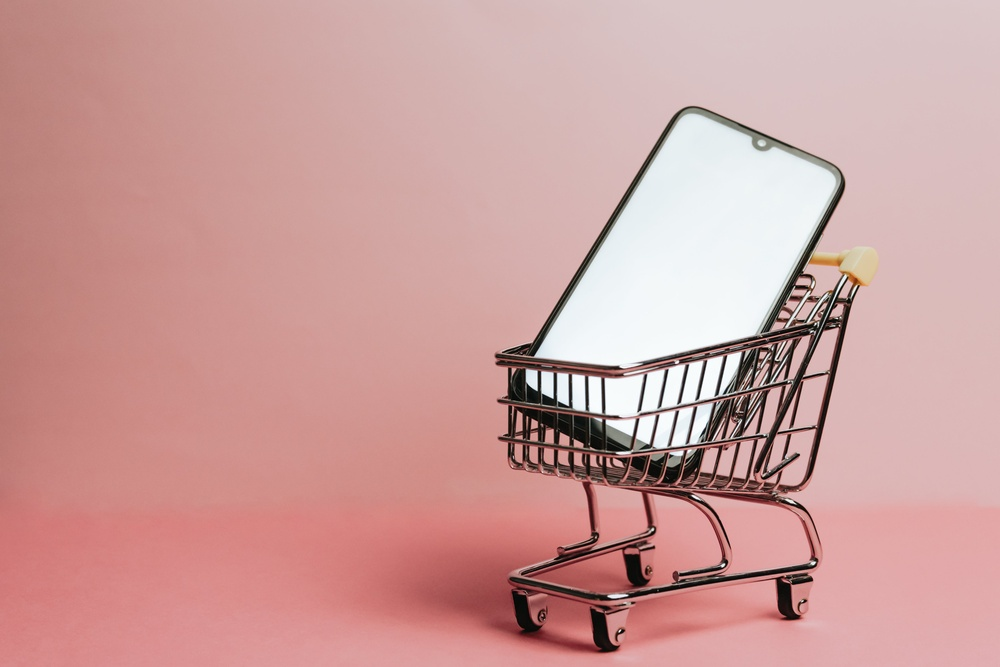
#> input picture script/imagen.jpg, 1000 x 667 px, shrunk from 4460 x 2974 before the run
$ python printtext.py
#> lines starting #> are read from the running program, lines starting #| are printed output that depends on the picture
from PIL import Image, ImageDraw, ImageFont

def imprimir_texto_en_imagen(ruta_imagen, texto, ruta_salida, posicion=(10, 10), tamaño_fuente=40, color=(255,255,255)):
    """
    Dibuja un texto sobre una imagen existente y guarda el resultado.

    ruta_imagen: ruta a la imagen de entrada
    texto: texto a dibujar
    ruta_salida: ruta donde se guardará la imagen modificada
    posicion: tupla (x, y) indicando la posición del texto
    tamaño_fuente: tamaño de la fuente
    color: color del texto, por defecto blanco
    """
#> called with ruta_imagen = 'imagen.jpg', texto = 'Hola, mundo!', ruta_salida = 'imagen_salida.png', posicion = (200, 200), tamaño_fuente = 100, color = (255, 0, 0)
    # Abrir la imagen
    imagen = Image.open(ruta_imagen).convert("RGBA")
    # Crear un objeto para dibujar
    dibujo = ImageDraw.Draw(imagen)

    try:
        fuente = ImageFont.truetype("arial.ttf", tamaño_fuente)
    except IOError:
        fuente = ImageFont.load_default()

    # Escribir el texto en la imagen
    dibujo.text(posicion, texto, font=fuente, fill=color)

    # Guardar la imagen resultante
    imagen.save(ruta_salida)
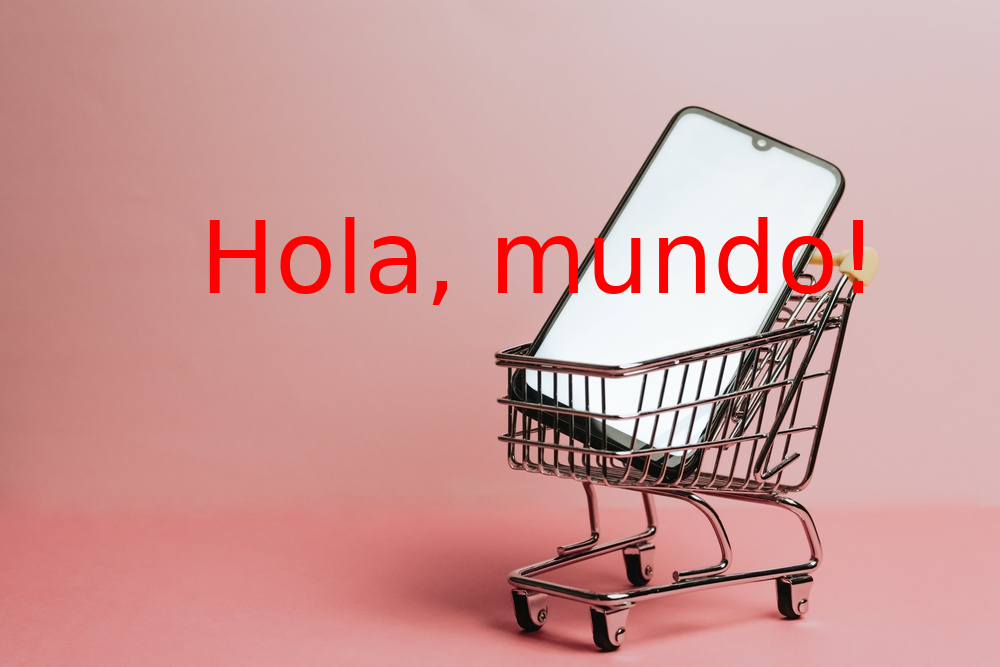
#> saved as imagen_salida.png: PIL image 1000x667 RGBA; mean R, G, B, A 205, 154.9, 152.9, 255

# Ejemplo de uso:
imprimir_texto_en_imagen("imagen.jpg", "Hola, mundo!", "imagen_salida.png", posicion=(200, 200), tamaño_fuente=100, color=(255,0,0))

$ run again, with script/foto.jpg copied over script/imagen.jpg
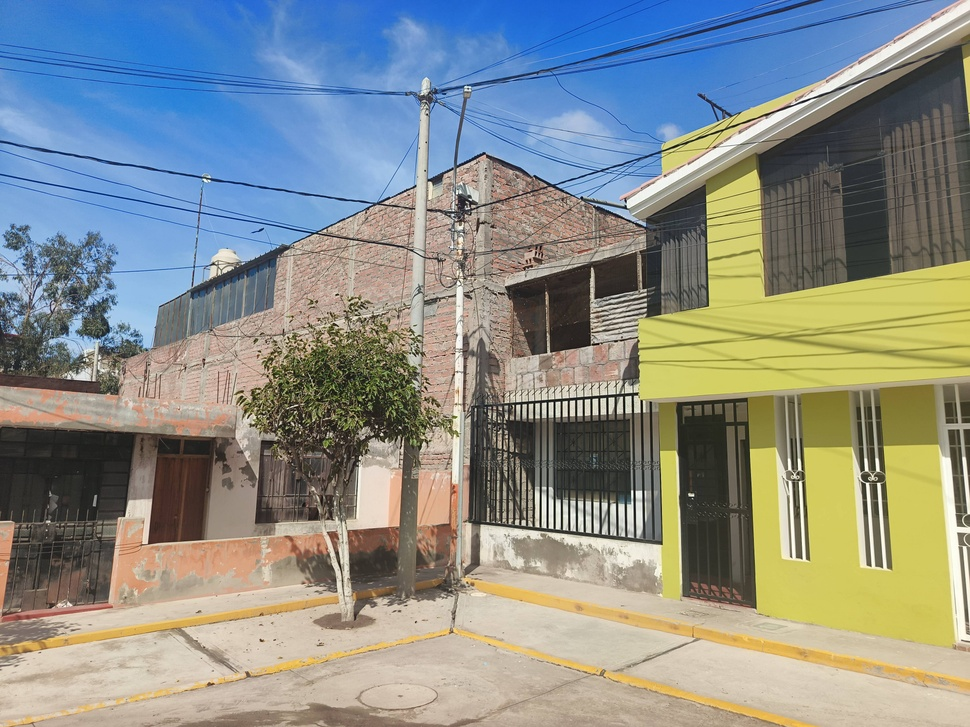
#> input picture script/foto.jpg, 970 x 727 px, shrunk from 3968 x 2976 before the run
#> in imprimir_texto_en_imagen, `imagen.save(ruta_salida)`:
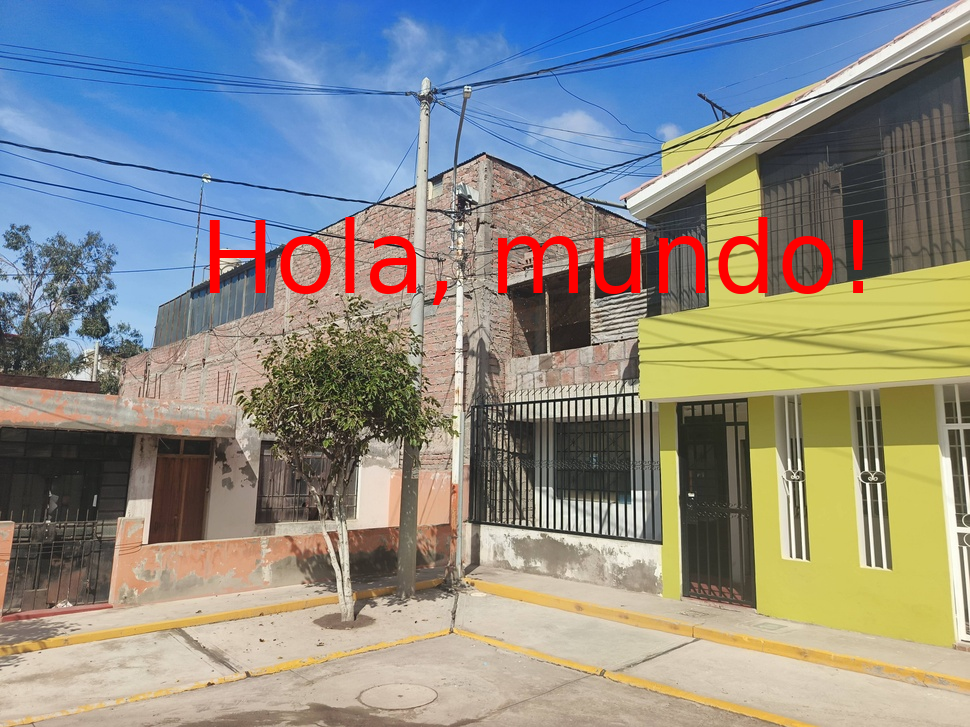
#> saved as imagen_salida.png: PIL image 970x727 RGBA; mean R, G, B, A 139.8, 140.3, 135.8, 255
